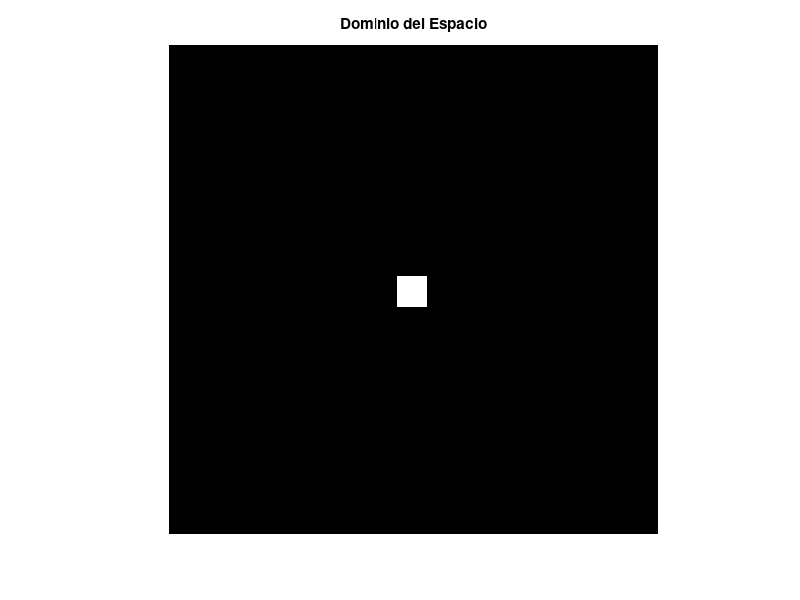
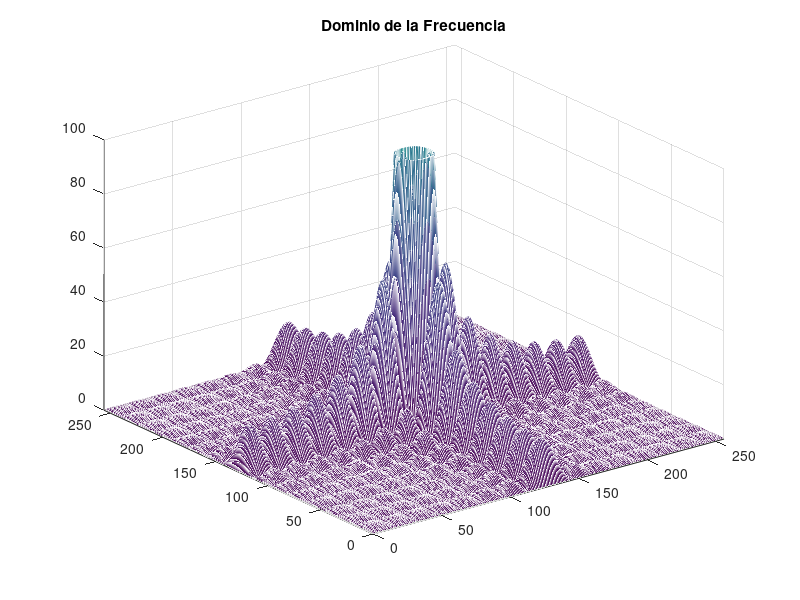

Write the MATLAB code that produced these figures, in order.

close all
figure(1)
figure(2)
disp('ubique bien las figuras antes de comenzar animacion, y presione Enter...');
pause
disp('cambio de posicion del bloque en el espacio no altera |F(w)|...')
for i=1:2:60
    I = zeros(256,256); I(70+i:75+i,70+i:75+i) = 1;
    J = fft2(I);
    figure(2)
    mesh(abs(fftshift(J)))
    title('Dominio de la Frecuencia')
    figure(1)
    %imshow(I(1:2:end,1:2:end))
    imshow(I,[])
    title('Dominio del Espacio')
    pause(0.1)
end
disp('pause...');pause


disp('entre mas ancho el bloque en el espacio, mas angosto y mas alto es |F(w)|...')
for i=1:2:60
    I = zeros(256,256); I(70:70+2*i,70:70+2*i) = 1;
    J = fft2(I);
    figure(2)
    mesh(abs(fftshift(J)));axis([0 256 0 256 0 4000])
    title('Dominio de la Frecuencia')
    figure(1)
    %imshow(I(1:2:end,1:2:end))
    imshow(I,[])
    title('Dominio del Espacio')
    pause(0.1)
end
disp('pause...');pause



% Rotacion
disp('al rotar el bloque en el espacio, tambien rota |F(w)|...')

% Io = zeros(256,256);Io(124:131,124:131)=1;
Io = zeros(256,256);Io(120:135,120:135)=1;
for i=0:5:90
    I = imrotate(Io,i,'bilinear','crop');

    J = fft2(I);
    figure(2)
    mesh(abs(fftshift(J)));axis([0 256 0 256 0 100])
    title('Dominio de la Frecuencia')
    figure(1)
    %imshow(I(1:2:end,1:2:end),[])
    imshow(I,[])
    title('Dominio del Espacio')
    pause(0.1)
end



